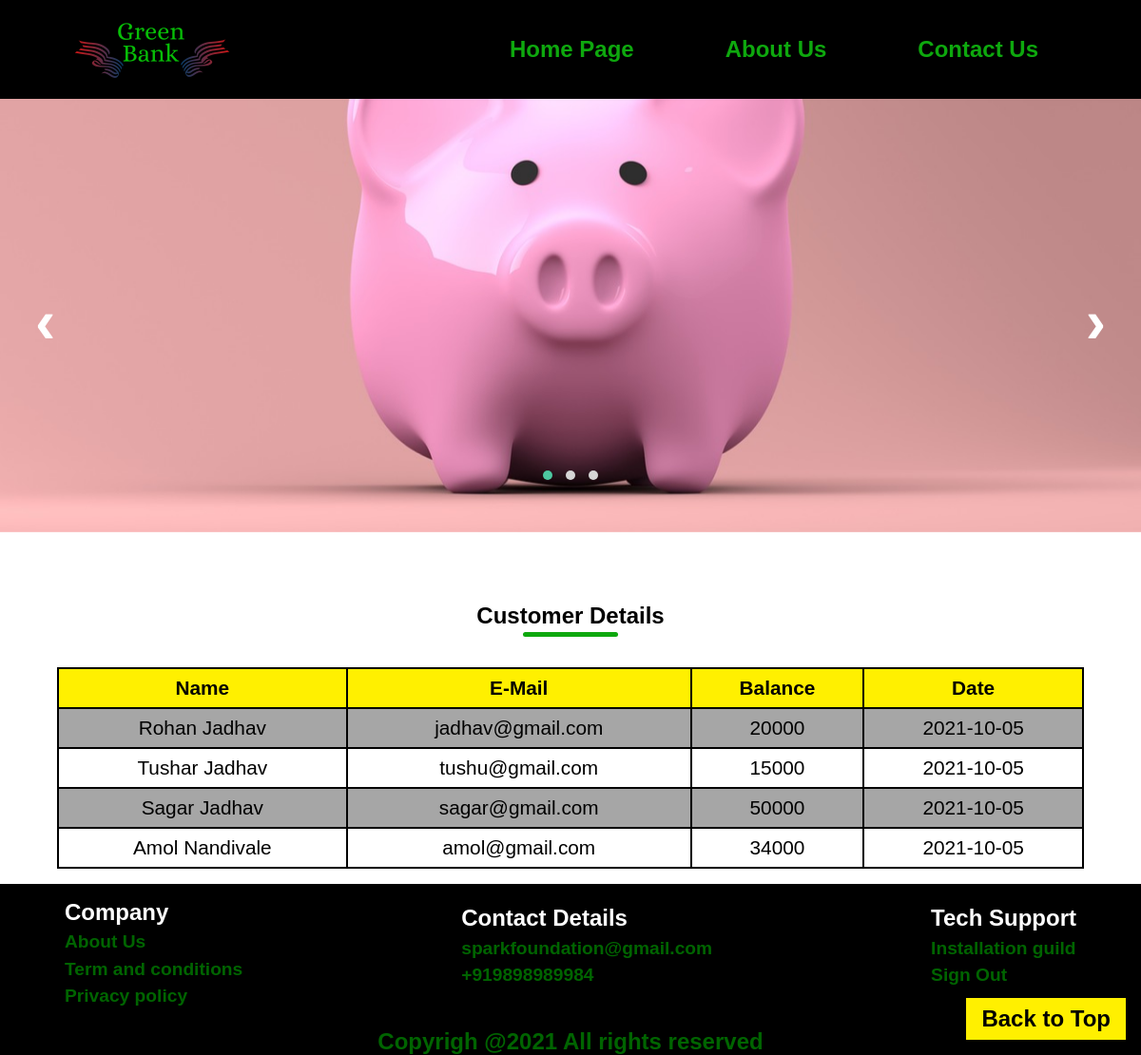
/customer.php, run on the app's committed database.
### tables this page shows
CREATE TABLE `customer` (
  `customer_id` int(11) NOT NULL,
  `name` varchar(200) NOT NULL,
  `email` varchar(250) NOT NULL,
  `balance` int(11) DEFAULT NULL,
  `date` date NOT NULL DEFAULT current_timestamp()
);

### customer.php (the view, shortened to what this page needs)
<!DOCTYPE html>
<html lang="en">
<head>
    <link rel="stylesheet" href="css/index.css">
    <link rel="stylesheet" href="css/owl.carousel.css">
    <link rel="stylesheet" href="css/owl.theme.green.css">
    <link rel="stylesheet" href="css/animate.css">
    <link rel="stylesheet" href="css/customer.css">
</head>
<body>
    <section class="navagation" id="nav">
        <div class="container">
            <div class="nav">
                <img src="img/logo.png" alt="logo" class="logo">
                <ul id="navBar">
                    <li><a href="index.html">Home Page</a></li>
                    <li><a href="aboutUs.html">About Us</a></li>
                    <li><a href="contact.html">Contact Us</a></li>
                </ul>
            </div>
        </div>
    </section>
    <div class="title owl-carousel owl-theme" id="slide">
        <div class="item">
            <img src="img/about img1.jpg" alt="about img1.jpeg"  class="item">
        </div>
    </div>
    <div class="top">
        <a href="#slide">
            <h2>Back to Top</h2>
        </a>
    </div>
    <div class="heading">
        <h2>Customer Details</h2>
    </div>
    <section class="container">
        <div id="table">
            <table>
                <thead>
                    <tr>
                        <th>Name</th>
                        <th>E-Mail</th>
                        <th>Balance</th>
                        <th>Date</th>
                    </tr>
                </thead>
                <tbody>
                    <?php
                    include 'conn.php';
                    $sql = "select *from customer";
                    $result = mysqli_query($conn,$sql);
                    while($res = mysqli_fetch_assoc($result)){
                        ?>
                <tr>
                    <td><?php echo $res['name'];?></td>
                    <td><?php echo $res['email'];?></td>
                    <td><?php echo $res['balance'];?></td>
                    <td><?php echo $res['date'];?></td>
                </tr>
                <?php
                    }
                    ?>
            </tbody>
        </table>
    </div>
</section>
    <footer>
        <section class="container">
            <div class="footer">
                <div class="company">
                    <h2>Company</h2>
                    <ul>
                        <li><a href="aboutUs.html">About Us</a></li>
                        <li><a href="">Term and conditions</a></li>
                        <li><a href="">Privacy policy</a></li>
                    </ul>
                </div>
                <div class="contact">
                    <h2>Contact Details</h2>
                    <ul>
                        <li><a href="">sparkfoundation@gmail.com</a></li>
                        <li><a href="">+919898989984</a></li>
                    </ul>
                </div>
                <div class="support">
                    <h2>Tech Support</h2>
                    <ul>
                        <li><a href="">Installation guild</a></li>
                        <li><a href="">Sign Out</a></li>
                    </ul>
                </div>
        </section>
    <h2>Copyrigh @2021 All rights reserved</h2>
</footer>
</body>
</html>

### css/index.css (style rules this page uses)
* { box-sizing: border-box; font-family: Arial, Helvetica, sans-serif; padding:0; margin:0; scroll-behavior: smooth; }
.container { width:90%; margin:auto; }
.navagation { background-color: #000; position:fixed; top:0px; left:0px; width:100%; z-index: 2; }
.navagation img { margin:-3rem 0; }
.nav { display:flex; justify-content: space-between; align-items: center; }
#navBar { font-weight: bold; font-size:1.5rem; list-style:none; display: flex; justify-content: space-between; }
#navBar li { margin:0 1rem; padding:0.5rem 1rem; }
#navBar li a { text-decoration: none; color:#0ea80e; padding:0.5rem 1rem; }
.title { display:flex; }
.title img { width:100%; height: 70vh; object-fit: cover; }
.top a h2 { position:fixed; bottom:1rem; right:1rem; background-color:#fff000; padding:0.5rem 1rem; color:#000; }
.heading h2 { width:200px; text-align: center; margin: 2rem auto; position: relative; padding: 0.5rem 0rem; }
.heading h2::before { content: " "; background: #0ea80e; width:50%; height: 5px; border-radius: 5px; position:absolute; bottom: 0px; left:50%; transform: translate(-50%); transition:width 1s ease; }
footer { background-color: #000; }
.footer { display:flex; justify-content: space-between; align-items: center; }
.footer li { list-style: none; margin:0.4rem 0; }
footer>h2 { color:#006400; margin-top:1rem; text-align: center; }
.contact,.support,.company h2 { color:#fff; }
.contact,.support,.company { margin:0 0.5rem; }
.company { margin-top:1rem; }
.footer li a { text-decoration: none; color:#006400; font-weight:bold; font-size:1.2rem; }

### css/customer.css (style rules this page uses)
table { width:100%; border-collapse: collapse; font-size:1.3rem; margin:1rem 0; }
table th,td { border:2px solid #000; padding:0.5rem 0.5rem; text-align: center; }
table thead tr { background-color: #fff000; }
table tbody tr:nth-child(odd) { background-color:#808080b3; }

### data on the page
customer: name "Rohan Jadhav", email "jadhav@gmail.com", balance "20000", date "2021-10-05"
customer: name "Tushar Jadhav", email "tushu@gmail.com", balance "15000", date "2021-10-05"
customer: name "Sagar Jadhav", email "sagar@gmail.com", balance "50000", date "2021-10-05"
customer: name "Amol Nandivale", email "amol@gmail.com", balance "34000", date "2021-10-05"
